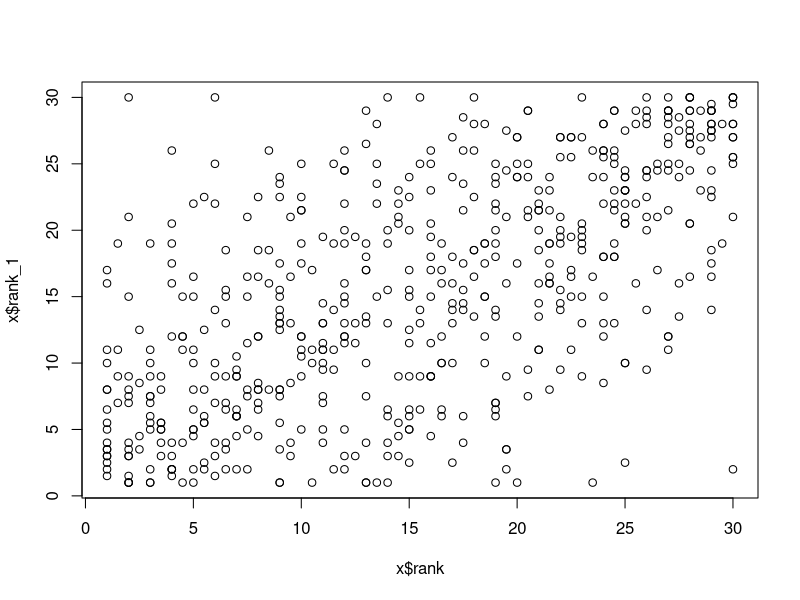
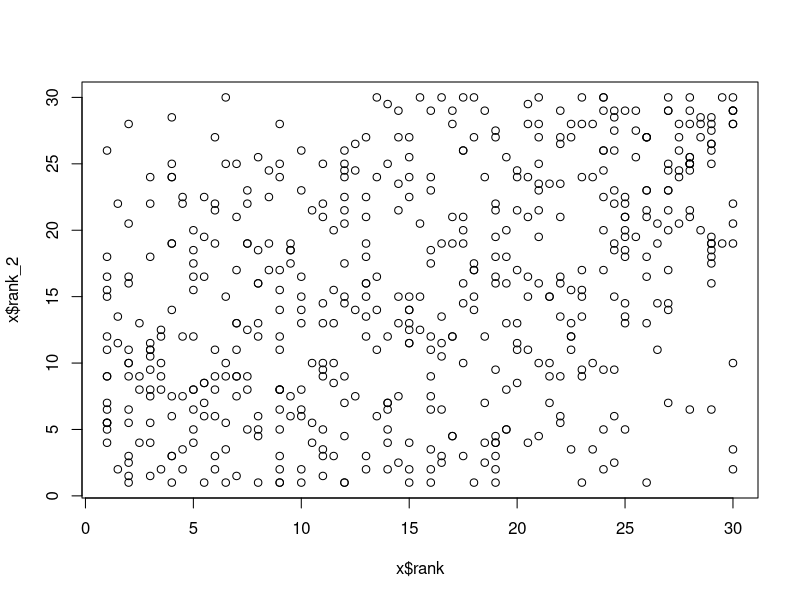
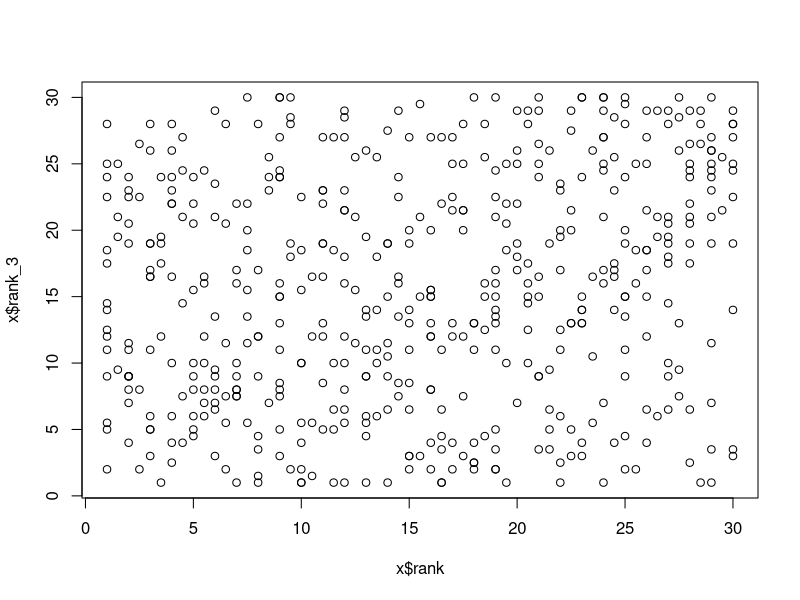
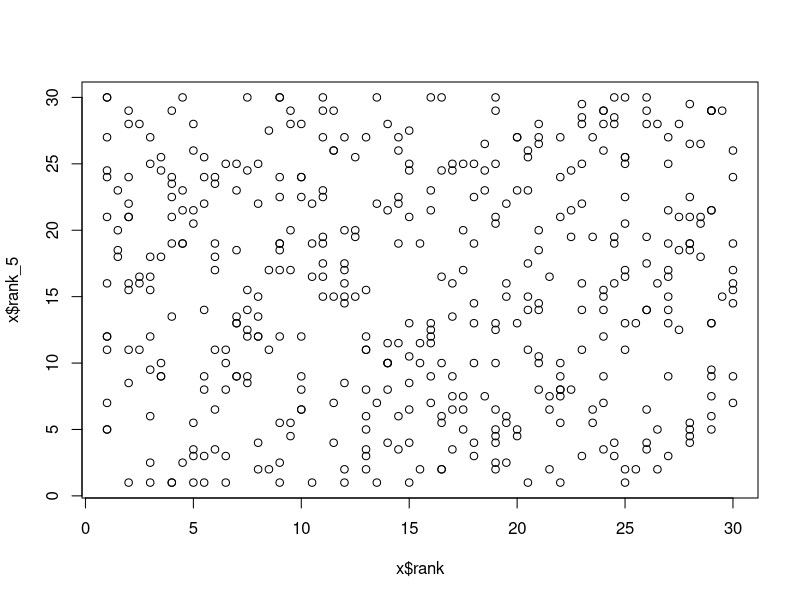
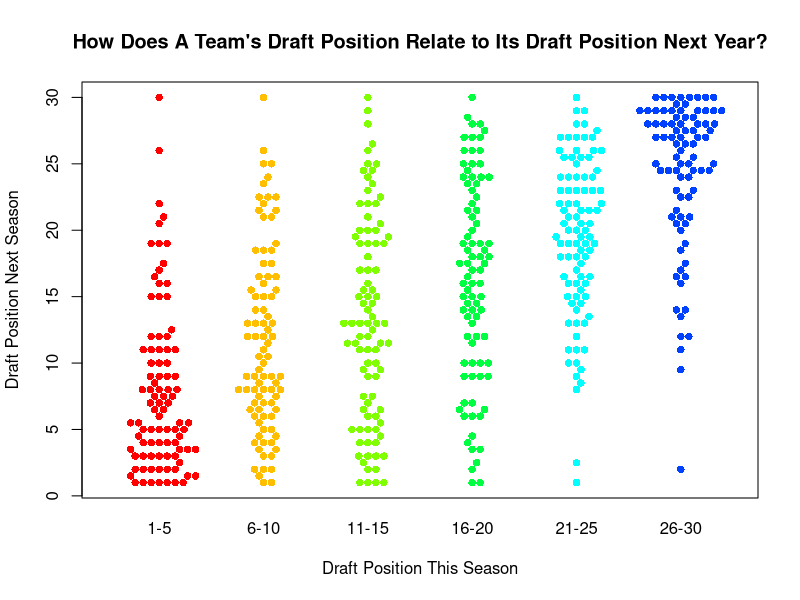
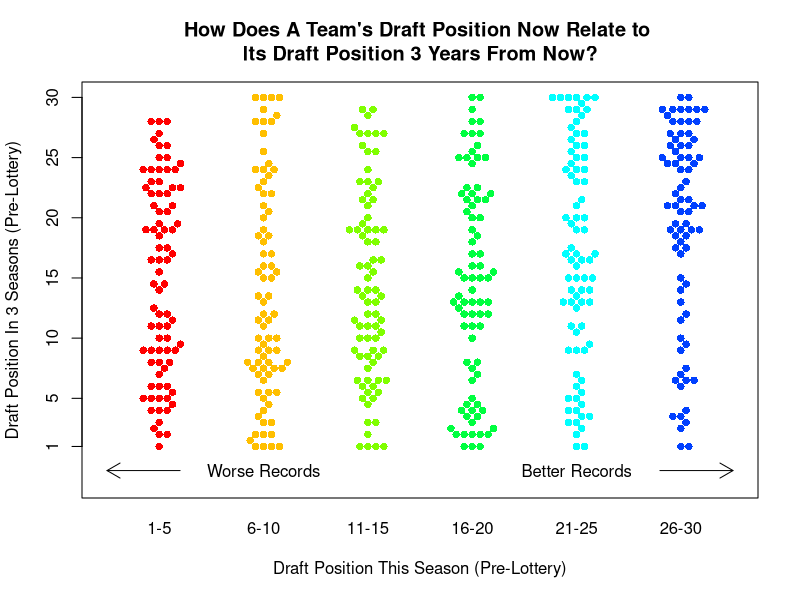
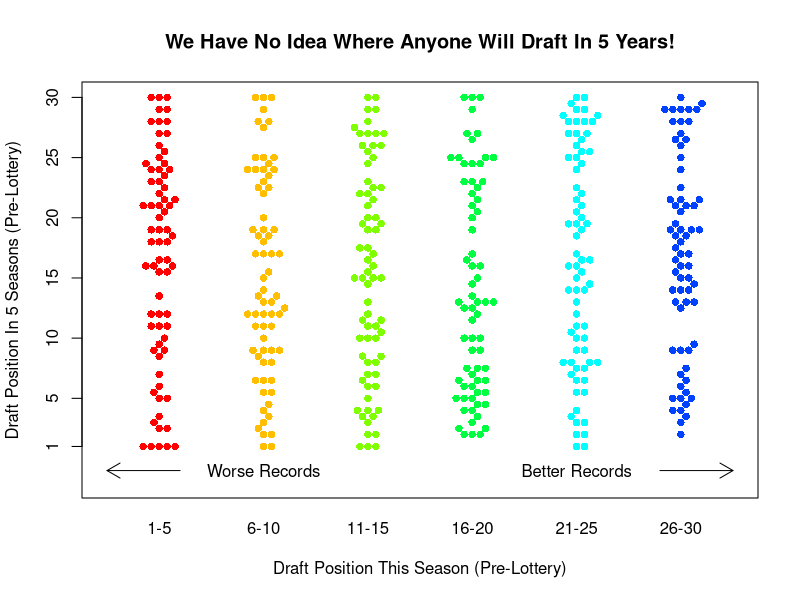
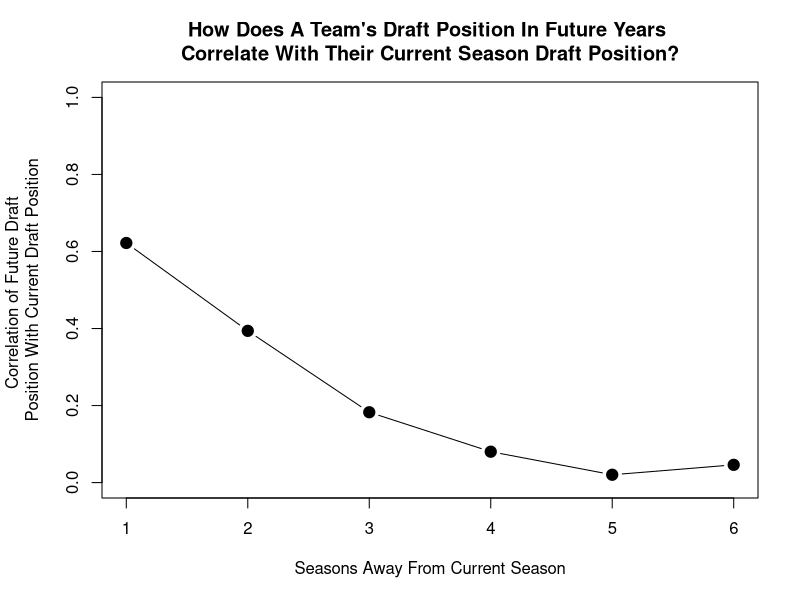

Here is the R script that generated these plots, in order:
################################################################
# Analyze Final Record Based on Record in the Past.
# Date: 9/30/19
# Thomas Bassine
################################################################

# Read in the data:
x <- read.csv('pre_processed_data.csv', stringsAsFactors = F)

# Plot some relationships!!

# Record 1 year away
plot(x$rank, x$rank_1)
cor(x$rank, x$rank_1) #0.58

# Record 2 years away
plot(x$rank, x$rank_2)
cor(x$rank, x$rank_2) #0.34

# Record 3 years away
plot(x$rank, x$rank_3)
cor(x$rank, x$rank_3) #0.16

# Record 5 years away
plot(x$rank, x$rank_5)
cor(x$rank, x$rank_5) #~0.01 (so not much)

# Does age of roster have any effect??
summary(lm(rank_3 ~ rank + Age, data = x)) 
#Age is significantly negative
#So, as we thought, older team tend to be worse in future years (and vice versa for younger).
# SE is roughly 8 spots, which is a ton

# What if we say the Lakers are the 5th best team this season??
# What would the expected pick that they give up 3 years from now?
# (I'll say age is 26.5)

41.98 + 0.27 * 26 - 1.10 * 26.5 #Expected to pick around 20 in 3 years

################################################################
#### Beehive plot:

# I want to bin teams into the top 5 records, next 5, etc...,
# and then plot where these teams ended up a few years later.

library(beeswarm) #You will need to install this package.

# Bin current season rank into groups of 5
x$rank_binned <- NA
x$rank_binned[x$rank <= 5] <- '1-5' #Worst records this year
x$rank_binned[x$rank >= 6 & x$rank <= 10] <- '6-10'
x$rank_binned[x$rank >= 11 & x$rank <= 15] <- '11-15'
x$rank_binned[x$rank >= 16 & x$rank <= 20] <- '16-20'
x$rank_binned[x$rank >= 21 & x$rank <= 25] <- '21-25'
x$rank_binned[x$rank >= 26] <- '26-30' #Best records this year
x$rank_binned <- factor(x$rank_binned, 
                           levels = c('1-5','6-10','11-15',
                                      '16-20', '21-25', '26-30'))

# Use 'beeswarm' to visualize team rankings out in the future:
beeswarm(rank_1 ~ rank_binned, data = x, 
         log = F, pch = 16, col = rainbow(8),
         ylim = c(1,30),
         xlab = 'Draft Position This Season',
         ylab = 'Draft Position Next Season',
         main = 'How Does A Team\'s Draft Position Relate to Its Draft Position Next Year?')

# 3 Year Plot- I kind of like this one but it might be a bit too cluttered.
beeswarm(rank_3 ~ rank_binned, data = x, 
         log = F, pch = 16, col = rainbow(8),
         ylim = c(-2,30),
         yaxt = 'n',
         xlab = 'Draft Position This Season (Pre-Lottery)',
         ylab = 'Draft Position In 3 Seasons (Pre-Lottery)',
         main = 'How Does A Team\'s Draft Position Now Relate to \nIts Draft Position 3 Years From Now?')
axis(2, c(1, seq(5,30,5)))
text(2, -1, 'Worse Records')
text(5, -1, 'Better Records')
arrows(x0 = 1.2,
       y0 = -1,
       x1 = 0.5,
       y1 = -1,
       length = .15)
arrows(x0 = 5.8,
       y0 = -1,
       x1 = 6.5,
       y1 = -1,
       length = .15)

# 5 Year Plot (may be a little too cluttered)
beeswarm(rank_5 ~ rank_binned, data = x, 
         log = F, pch = 16, col = rainbow(8),
         ylim = c(-2,30),
         xlab = 'Draft Position This Season (Pre-Lottery)',
         ylab = 'Draft Position In 5 Seasons (Pre-Lottery)',
         main = 'We Have No Idea Where Anyone Will Draft In 5 Years!',
         yaxt = 'n')
axis(2, c(1, seq(5,30,5)))
text(2, -1, 'Worse Records')
text(5, -1, 'Better Records')
arrows(x0 = 1.2,
       y0 = -1,
       x1 = 0.5,
       y1 = -1,
       length = .15)
arrows(x0 = 5.8,
       y0 = -1,
       x1 = 6.5,
       y1 = -1,
       length = .15)

# Simple Plot of Correlation of this year draft position with future years:
cors <- rep(0,6)
cors[1] = cor(x$rank, x$rank_1, use = 'complete.obs')
cors[2] = cor(x$rank, x$rank_2, use = 'complete.obs')
cors[3] = cor(x$rank, x$rank_3, use = 'complete.obs')
cors[4] = cor(x$rank, x$rank_4, use = 'complete.obs')
cors[5] = cor(x$rank, x$rank_5, use = 'complete.obs')
cors[6] = cor(x$rank, x$rank_6, use = 'complete.obs')

par(mar = c(5.1, 5.1, 4.1, 2.1)) # changed left (2nd one) from 4.1 to 5.1

#Pretty Steep decline from 1 year to 3 years. 
#5 years out has little correlation with the current season.
# This is OK... might want to indicate 2000-2019 seasons and pre-lottery position.
plot(1:6, cors,
     type = 'b',
     pch = 19,
     cex = 1.5,
     ylim = c(0,1),
     xlab = 'Seasons Away From Current Season',
     ylab = 'Correlation of Future Draft \nPosition With Current Draft Position',
     main = 'How Does A Team\'s Draft Position In Future Years \nCorrelate With Their Current Season Draft Position?')

which(x$rank_5 == 1)
